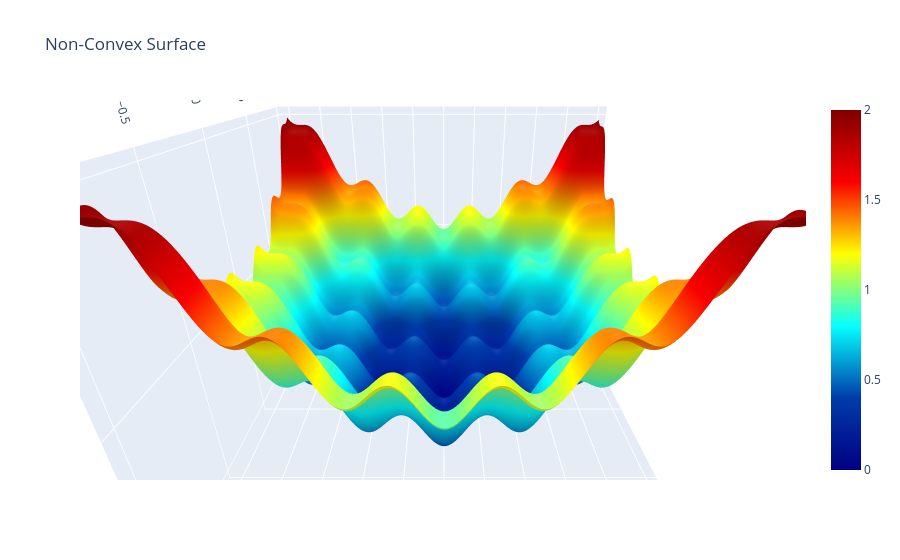

This figure's notebook cell:
### Code cell
fig = go.Figure(data=[go.Surface(z=results, x=X[0], y=X[1],colorscale='Jet')])
fig.update_layout(title='Non-Convex Surface', autosize=True,
        scene = {
            "xaxis": {"nticks": 20},
            "zaxis": {"nticks": 4},
            'camera_eye': {"x": 0, "y": -1, "z": 0.5},
            "aspectratio": {"x": 1, "y": 1, "z": 0.75}})
fig.show()

### Figure 1 — Plotly figure (JSON) as saved in the notebook; plotly's stock layout.template omitted (floating-point values rounded to 4 significant figures; data arrays with more than 128 entries replaced by an {"elided": "..."} marker saying what was removed)
{"data": [{"colorscale": [[0, "rgb(0,0,131)"], [0.2, "rgb(0,60,170)"], [0.4, "rgb(5,255,255)"], [0.6, "rgb(255,255,0)"], [0.8, "rgb(250,0,0)"], [1, "rgb(128,0,0)"]], "type": "surface", "x": {"elided": "200x200 float values"}, "y": {"elided": "200x200 float values"}, "z": {"elided": "200x200 float values"}}], "layout": {"autosize": true, "scene": {"aspectratio": {"x": 1, "y": 1, "z": 0.75}, "camera": {"eye": {"x": 0, "y": -1, "z": 0.5}}, "xaxis": {"nticks": 20}, "zaxis": {"nticks": 4}}, "title": {"text": "Non-Convex Surface"}}}
